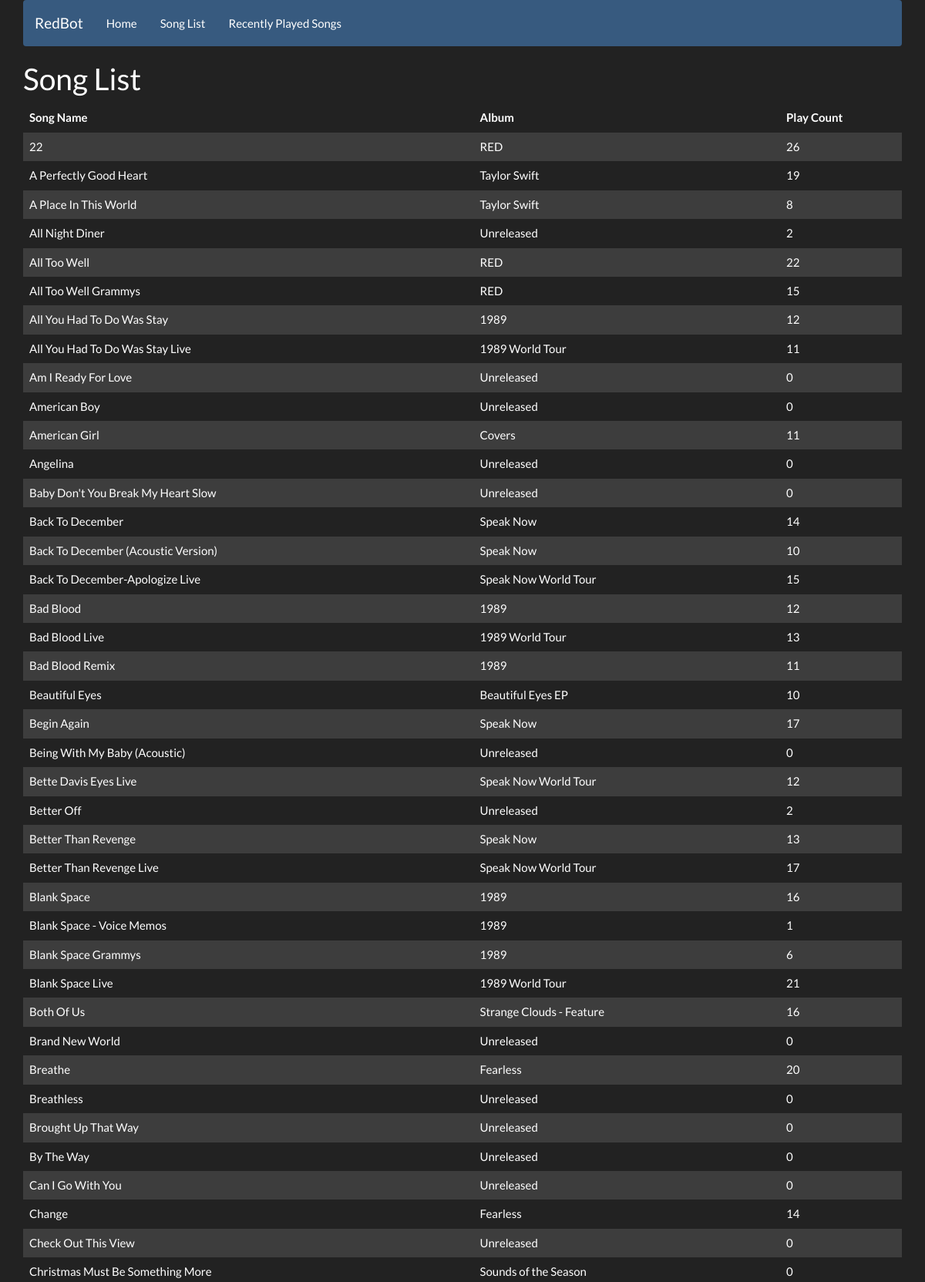
The app's page /redbot.php (upper part) with its own data.
### tables this page shows
CREATE TABLE `music` (
  `id` int(11) NOT NULL,
  `name` varchar(255) DEFAULT NULL,
  `path` varchar(255) DEFAULT NULL,
  `type` varchar(255) DEFAULT NULL,
  `playcount` int(255) DEFAULT NULL,
  `album` varchar(255) NOT NULL,
  `albumart` varchar(255) NOT NULL
);

### web/redbot.php (the view, shortened to what this page needs)
<?php
$db = new mysqli(DB_HOST,DB_USERNAME,DB_PASSWORD,DB_NAME);
$db->set_charset("utf8");
?>
<!DOCTYPE html>
<html>
<head>
    <link rel="stylesheet" type="text/css" href="https://cdn.datatables.net/v/bs-3.3.7/jq-2.2.4/dt-1.10.13/datatables.min.css"/>
    <link rel="stylesheet" type="text/css" href="darkly.css"/>
</head>
<body>
<div class="container">
    <nav class="navbar navbar-default">
        <div class="container-fluid">
            <div class="navbar-header">
                <a class="navbar-brand" href="#">RedBot</a>
            </div>
            <div class="collapse navbar-collapse" id="bs-example-navbar-collapse-1">
                <ul class="nav navbar-nav">
                    <li><a href="index.php">Home</a></li>
                    <li><a href="redbot.php">Song List</a></li>
                    <li><a href="recent.php">Recently Played Songs</a></li>
                </ul>
            </div>
        </div>
    </nav>
<div id="dataDisplay">
    <h1>Song List</h1>
    <table class="table table-striped" id="songList">
        <thead>
        <tr>
            <th>Song Name</th>
            <th>Album</th>
            <th>Play Count</th>
        </tr>
        </thead>
        <tbody>
            <?php
            $stmt = $db->prepare("SELECT name, album, playcount FROM music WHERE 1 ORDER BY name");
            $stmt->execute();
            $stmt->bind_result($name, $album, $playcount);
            while ($stmt->fetch()) {
                echo "<tr><td>".htmlspecialchars($name)."</td><td>".htmlspecialchars($album)."</td><td>".htmlspecialchars($playcount)."</td></tr>";
            }
            ?>
    </table>
</div>
</div>
</body>
</html>

### records on screen
music: name "22", album "RED", playcount "26"
music: name "A Perfectly Good Heart", album "Taylor Swift", playcount "19"
music: name "A Place In This World", album "Taylor Swift", playcount "8"
music: name "All Night Diner", album "Unreleased", playcount "2"
music: name "All Too Well", album "RED", playcount "22"
music: name "All Too Well Grammys", album "RED", playcount "15"
music: name "All You Had To Do Was Stay", album "1989", playcount "12"
music: name "All You Had To Do Was Stay Live", album "1989 World Tour", playcount "11"
music: name "Am I Ready For Love", album "Unreleased", playcount "0"
music: name "American Boy", album "Unreleased", playcount "0"
music: name "American Girl", album "Covers", playcount "11"
music: name "Angelina", album "Unreleased", playcount "0"
music: name "Baby Don't You Break My Heart Slow", album "Unreleased", playcount "0"
music: name "Back To December", album "Speak Now", playcount "14"
music: name "Back To December (Acoustic Version)", album "Speak Now", playcount "10"
music: name "Back To December-Apologize Live", album "Speak Now World Tour", playcount "15"
music: name "Bad Blood", album "1989", playcount "12"
music: name "Bad Blood Live", album "1989 World Tour", playcount "13"
music: name "Bad Blood Remix", album "1989", playcount "11"
music: name "Beautiful Eyes", album "Beautiful Eyes EP", playcount "10"
music: name "Begin Again", album "Speak Now", playcount "17"
music: name "Being With My Baby (Acoustic)", album "Unreleased", playcount "0"
music: name "Bette Davis Eyes Live", album "Speak Now World Tour", playcount "12"
music: name "Better Off", album "Unreleased", playcount "2"
music: name "Better Than Revenge", album "Speak Now", playcount "13"
music: name "Better Than Revenge Live", album "Speak Now World Tour", playcount "17"
music: name "Blank Space", album "1989", playcount "16"
music: name "Blank Space - Voice Memos", album "1989", playcount "1"
music: name "Blank Space Grammys", album "1989", playcount "6"
music: name "Blank Space Live", album "1989 World Tour", playcount "21"
music: name "Both Of Us", album "Strange Clouds - Feature", playcount "16"
music: name "Brand New World", album "Unreleased", playcount "0"
music: name "Breathe", album "Fearless", playcount "20"
music: name "Breathless", album "Unreleased", playcount "0"
music: name "Brought Up That Way", album "Unreleased", playcount "0"
music: name "By The Way", album "Unreleased", playcount "0"
music: name "Can I Go With You", album "Unreleased", playcount "0"
music: name "Change", album "Fearless", playcount "14"
music: name "Check Out This View", album "Unreleased", playcount "0"
music: name "Christmas Must Be Something More", album "Sounds of the Season", playcount "0"
